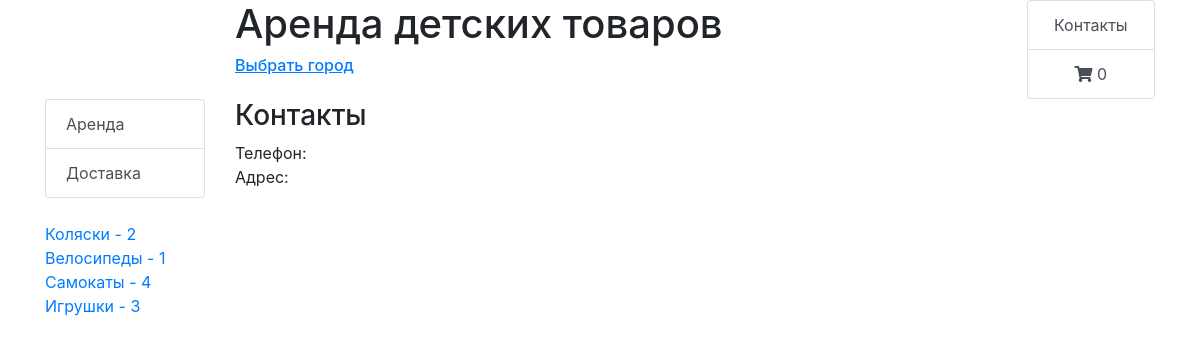
Screenshot of /contects/ with the database file from the repository.
### renta_app/models.py (models this page shows, shortened)
class Category(models.Model):
    category = models.CharField('Категория', max_length=50, blank=True, null=True)
    price_per_month = models.PositiveSmallIntegerField('Цена за месяц, руб.', blank=True, null=True, default=0)
    price_per_day = models.PositiveSmallIntegerField('Цена за день, руб.', blank=True, null=True, default=0)
    price_per_hour = models.PositiveSmallIntegerField('Цена за час, руб.', blank=True, null=True, default=0)
    img = models.CharField('Ссылка на изображение', max_length=500, blank=True, null=True)
    class Meta:
        verbose_name = 'Категория'
        verbose_name_plural = 'Категории'

### context_processors/processors.py (called while the page is built)
def menu(request):
    if request.session.get('city_name', ''):
        categories_query = Category.objects.filter(item__city__city=request.session.get('city_name', '')).annotate(Sum('item__quantity'))
    else:
        categories_query = Category.objects.all().annotate(Sum('item__quantity'))
    context = {
        'categories': categories_query,
    }
    return context

def city(request):
    context = {
        'city_name': request.session.get('city_name', ''),
    }
    return context

### renta_app/templates/renta_app/contacts.html
{% extends "base.html" %}
{% block content %}
<h3>Контакты</h3>
<div>Телефон:</div>
<div>Адрес:</div>
{% endblock %}

### templates/base.html (shortened to what this page needs)
<!doctype html>
<html lang="en">
<head>
    <link rel="stylesheet" href="https://stackpath.bootstrapcdn.com/bootstrap/4.1.0/css/bootstrap.min.css"
>
    <link rel="stylesheet" href="https://cdnjs.cloudflare.com/ajax/libs/fancybox/3.3.5/jquery.fancybox.min.css">
    <link rel="stylesheet" href="https://use.fontawesome.com/releases/v5.0.13/css/all.css"
>
</head>
<body>
<div class="container">
    <div class="row">
        <div class="col-2">
        </div>
        <div class="col">
            <div class="row">
                <div class="col-10">
                    <h1>Аренда детских товаров</h1>
                    <h6><a href="{% url 'renta_app:city' %}"><u>
                        {% if not city_name %}
                        Выбрать город
                        {% else %}
                        {{ city_name }}
                        {% endif %}
                    </u></a> </h6>
                </div>
                <div class="col-2 text-center">
                     <ul class="list-group">
                        <a class="list-group-item list-group-item-action text-center" href="{% url 'renta_app:contacts' %}">Контакты</a>
                        <a class="list-group-item list-group-item-action text-center" href="#"><i class="fas fa-shopping-cart"></i> 0</a>
                    </ul>
                </div>
            </div>
        </div>
    </div>
    <div class="row">
        <div class="col-2">
            <ul class="list-group">
                <a class="list-group-item list-group-item-action" href="{% url 'renta_app:rent-list' %}">Аренда</a>
                <a class="list-group-item list-group-item-action" href="{% url 'renta_app:delivery' %}">Доставка</a>
            </ul>
            {% for category in categories %}
            {% if category.item_set.all %}
            <br /><a href="{% url 'renta_app:rent-list' %}#{{ category.category }}">{{ category.category }} - {{ category.item__quantity__sum }}
            </a>
            {% endif %}
            {% endfor %}
        </div>
        <div class="col">
            {% block content %}
            {% endblock %}
        </div>
    </div>
</div>
</body>
</html>

### rows the page displays
Category: category "Коляски", item__quantity__sum "2"
Category: category "Велосипеды", item__quantity__sum "1"
Category: category "Самокаты", item__quantity__sum "4"
Category: category "Игрушки", item__quantity__sum "3"
